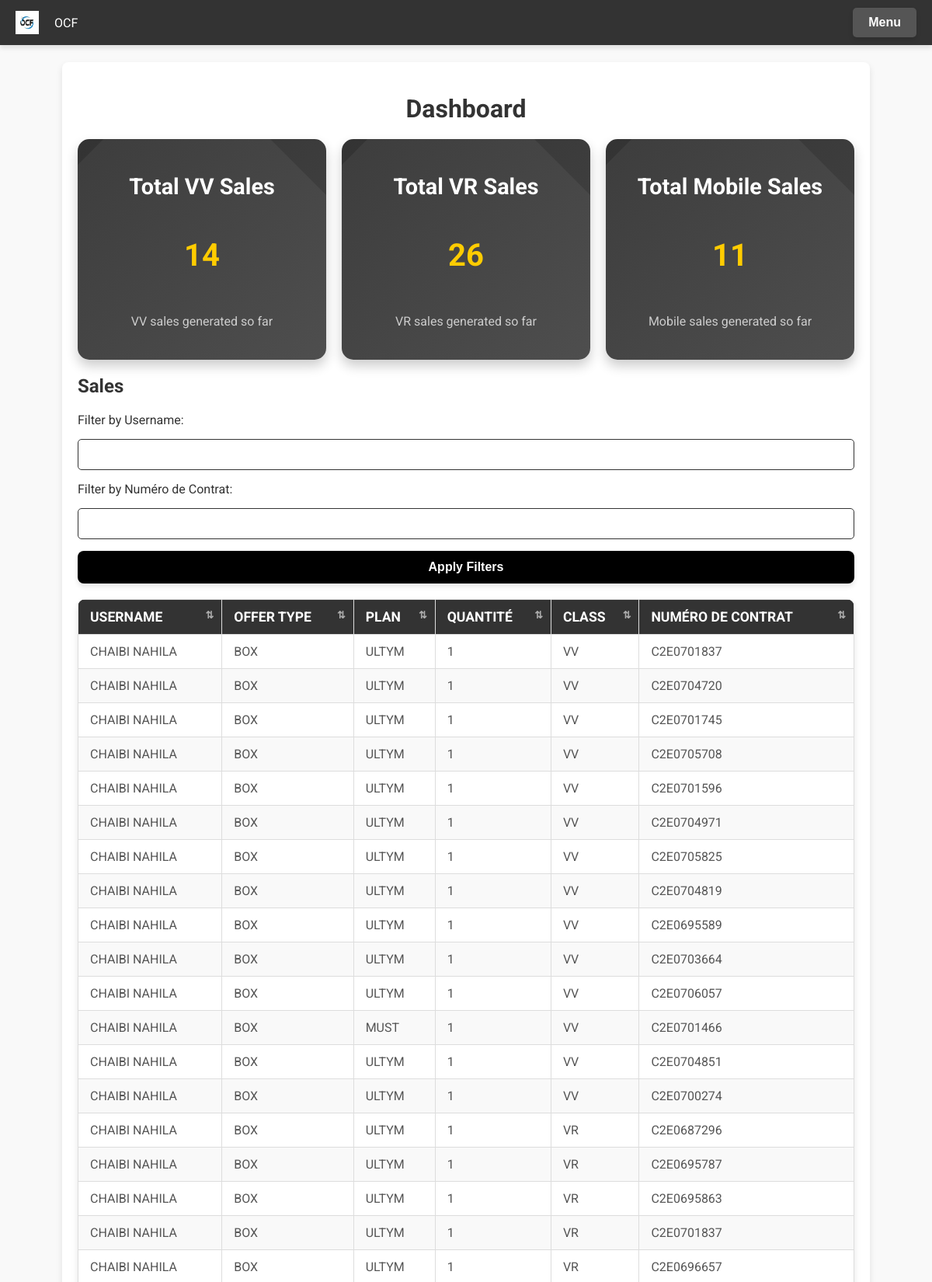
/dashboard (signed in, upper part), run on the app's committed database.
### test.py (models this page shows)
class Sale(db.Model):
    id = db.Column(db.Integer, primary_key=True)
    date = db.Column(db.String(10), nullable=False)
    offer_type = db.Column(db.String(100), nullable=False)  # Box or Mobile
    plan = db.Column(db.String(100), nullable=False)
    quantity = db.Column(db.Integer, nullable=False)  # Quantité
    user_id = db.Column(db.Integer, db.ForeignKey('user.id'), nullable=False)
    class_type = db.Column(db.String(20), nullable=False)  # Ajout de la colonne classe
    contract_number = db.Column(db.String(50), nullable=False)  # Numéro de contrat

class User(db.Model):
    id = db.Column(db.Integer, primary_key=True)
    username = db.Column(db.String(80), unique=True, nullable=False)
    password = db.Column(db.String(200), nullable=False)
    role = db.Column(db.String(20), default='user')  # user or admin
    sales = db.relationship('Sale', backref='user', lazy=True)

### test.py (the view)
@app.route('/dashboard', methods=['GET', 'POST'])
def dashboard():
    if 'user_id' not in session:
        return redirect(url_for('login'))
    user = User.query.get(session['user_id'])
    filter_username = request.form.get('filter_username', '').strip()
    filter_contract_number = request.form.get('filter_contract_number', '').strip()
    sales_query = Sale.query
    if user.role == 'admin':
        if filter_username:
            sales_query = sales_query.join(User).filter(User.username.ilike(f"%{filter_username}%"))
        if filter_contract_number:
            sales_query = sales_query.filter(Sale.contract_number.ilike(f"%{filter_contract_number}%"))
        all_sales = sales_query.all()
    elif user.role == 'user':
        sales_query = sales_query.filter_by(user_id=user.id)
        if filter_contract_number:
            sales_query = sales_query.filter(Sale.contract_number.ilike(f"%{filter_contract_number}%"))
        all_sales = sales_query.all()
    total_vv = sum(sale.quantity for sale in all_sales if sale.class_type == 'VV')
    total_vr = sum(sale.quantity for sale in all_sales if sale.class_type == 'VR')
    total_mobiles = sum(sale.quantity for sale in all_sales if sale.class_type == 'Mobiles')
    return render_template(
        'layout.html',
        page='dashboard',
        all_sales=all_sales,
        total_vv=total_vv,
        total_vr=total_vr,
        total_mobiles=total_mobiles,
        filter_username=filter_username,
        filter_contract_number=filter_contract_number
    )

### test.py (called while the page is built)
@app.before_request
def restrict_access():
    if 'user_id' in session:
        user = User.query.get(session['user_id'])
        if user:
            session['role'] = user.role
        else:
            session.pop('user_id', None)

### templates/layout.html (shortened to what this page needs)
<!DOCTYPE html>
<html lang="en">
<head>
    <link rel="stylesheet" href="{{ url_for('static', filename='style.css') }}">
</head>
<body>
    <nav class="navbar">
        <div class="logo">
            <img src="{{ url_for('static', filename='images/logo.jpg') }}" alt="OCF Logo">
            <span>OCF</span>
        </div>
        <div class="dropdown">
            <button class="dropdown-toggle">Menu</button>
        </div>
    </nav>
    <div class="container">
        {% if page == 'login' %}
        <div class="form-container">
            <h1 class="main-title gradient">Welcome to OCF</h1>
            {% if error %}
            <p class="error">{{ error }}</p>
            {% endif %}
            <form method="POST" action="/login">
                <input type="text" name="username" placeholder="Enter your username" required>
                <input type="password" name="password" placeholder="Enter your password" required>
                <button type="submit">Login</button>
            </form>
        </div>
        {% elif page == 'dashboard' %}
        <h1>Dashboard</h1>
        <div class="totals-container">
            <div class="card total-vv">
                <h2>Total VV Sales</h2>
                <p class="total-number">{{ total_vv }}</p>
                <p>VV sales generated so far</p>
            </div>
            <div class="card total-vr">
                <h2>Total VR Sales</h2>
                <p class="total-number">{{ total_vr }}</p>
                <p>VR sales generated so far</p>
            </div>
            <div class="card total-mobiles">
                <h2>Total Mobile Sales</h2>
                <p class="total-number">{{ total_mobiles }}</p>
                <p>Mobile sales generated so far</p>
            </div>
        </div>
        <h2>Sales</h2>
         <form method="POST" action="/dashboard" class="filter-form">
         <label for="filter-username">Filter by Username:</label>
         <input type="text" id="filter-username" name="filter_username" value="{{   filter_username or '' }}">
         <label for="filter-contract-number">Filter by Numéro de Contrat:</label>
         <input type="text" id="filter-contract-number" name="filter_contract_number"        value="{{ filter_contract_number or '' }}">
             <button type="submit">Apply Filters</button>
         </form>
        <table>
            <thead>
                <tr>
                    <th>Username</th>
                    <th>Offer Type</th>
                    <th>Plan</th>
                    <th>Quantité</th>
                    <th>Class</th>
                    <th>Numéro de contrat</th>
                </tr>
            </thead>
            <tbody>
                {% for sale in all_sales %}
                <tr>
                    <td>{{ sale.user.username }}</td>
                    <td>{{ sale.offer_type }}</td>
                    <td>{{ sale.plan }}</td>
                    <td>{{ sale.quantity }}</td>
                    <td>{{ sale.class_type }}</td>
                    <td>{{ sale.contract_number }}</td>
                </tr>
                {% endfor %}
            </tbody>
        </table>
        {% endif %}
    </div>
</body>
</html>

### data on the page
Sale: user.username "CHAIBI NAHILA", offer_type "BOX", plan "ULTYM", quantity "1", class_type "VV", contract_number "C2E0701837"
Sale: user.username "CHAIBI NAHILA", offer_type "BOX", plan "ULTYM", quantity "1", class_type "VV", contract_number "C2E0704720"
Sale: user.username "CHAIBI NAHILA", offer_type "BOX", plan "ULTYM", quantity "1", class_type "VV", contract_number "C2E0701745"
Sale: user.username "CHAIBI NAHILA", offer_type "BOX", plan "ULTYM", quantity "1", class_type "VV", contract_number "C2E0705708"
Sale: user.username "CHAIBI NAHILA", offer_type "BOX", plan "ULTYM", quantity "1", class_type "VV", contract_number "C2E0701596"
Sale: user.username "CHAIBI NAHILA", offer_type "BOX", plan "ULTYM", quantity "1", class_type "VV", contract_number "C2E0704971"
Sale: user.username "CHAIBI NAHILA", offer_type "BOX", plan "ULTYM", quantity "1", class_type "VV", contract_number "C2E0705825"
Sale: user.username "CHAIBI NAHILA", offer_type "BOX", plan "ULTYM", quantity "1", class_type "VV", contract_number "C2E0704819"
Sale: user.username "CHAIBI NAHILA", offer_type "BOX", plan "ULTYM", quantity "1", class_type "VV", contract_number "C2E0695589"
Sale: user.username "CHAIBI NAHILA", offer_type "BOX", plan "ULTYM", quantity "1", class_type "VV", contract_number "C2E0703664"
Sale: user.username "CHAIBI NAHILA", offer_type "BOX", plan "ULTYM", quantity "1", class_type "VV", contract_number "C2E0706057"
Sale: user.username "CHAIBI NAHILA", offer_type "BOX", plan "MUST", quantity "1", class_type "VV", contract_number "C2E0701466"
Sale: user.username "CHAIBI NAHILA", offer_type "BOX", plan "ULTYM", quantity "1", class_type "VV", contract_number "C2E0704851"
Sale: user.username "CHAIBI NAHILA", offer_type "BOX", plan "ULTYM", quantity "1", class_type "VV", contract_number "C2E0700274"
Sale: user.username "CHAIBI NAHILA", offer_type "BOX", plan "ULTYM", quantity "1", class_type "VR", contract_number "C2E0687296"
Sale: user.username "CHAIBI NAHILA", offer_type "BOX", plan "ULTYM", quantity "1", class_type "VR", contract_number "C2E0695787"
Sale: user.username "CHAIBI NAHILA", offer_type "BOX", plan "ULTYM", quantity "1", class_type "VR", contract_number "C2E0695863"
Sale: user.username "CHAIBI NAHILA", offer_type "BOX", plan "ULTYM", quantity "1", class_type "VR", contract_number "C2E0701837"
Sale: user.username "CHAIBI NAHILA", offer_type "BOX", plan "ULTYM", quantity "1", class_type "VR", contract_number "C2E0696657"

### other printed values
{{ total_vv }} "14"
{{ total_vr }} "26"
{{ total_mobiles }} "11"
